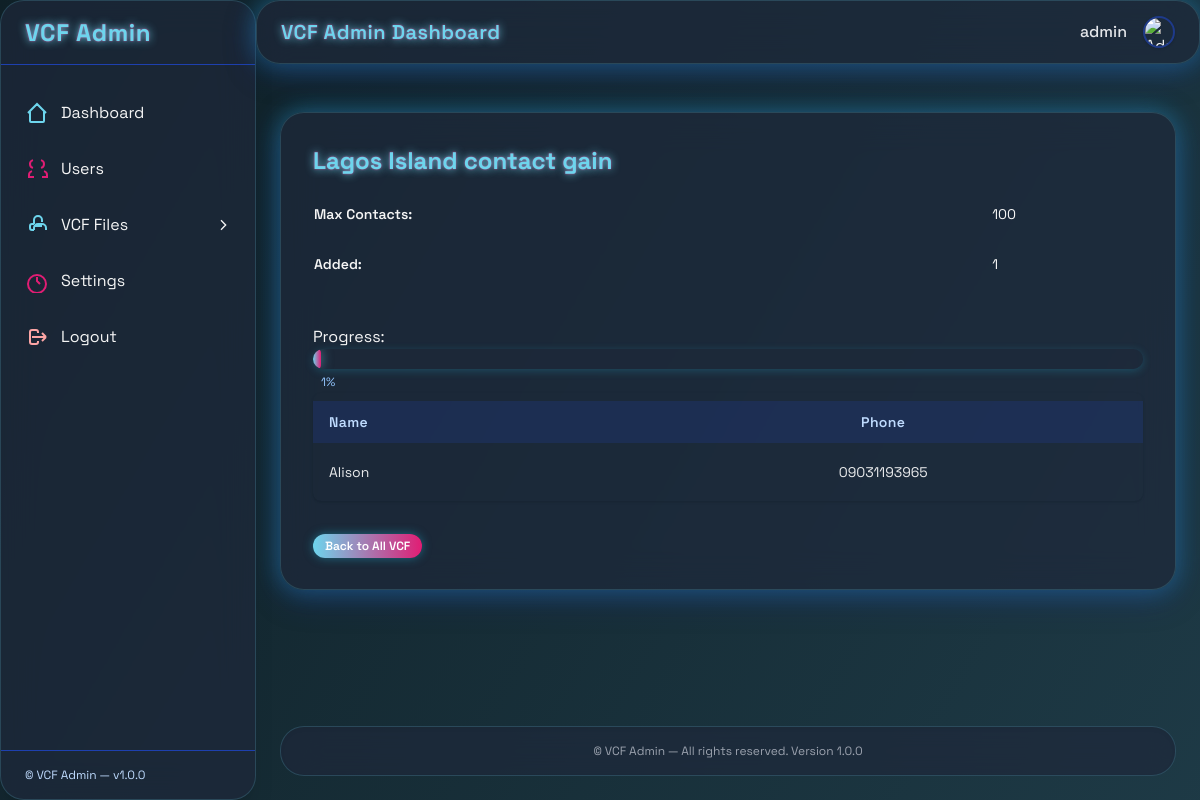
Page /customadmin/view-vcf/1/ (signed in) on the committed database.
### vcfviewer/models.py (models this page shows, shortened)
class VCFFile(models.Model):
    name = models.CharField(max_length=100, unique=True)
    max_contacts = models.PositiveIntegerField()
    created_at = models.DateTimeField(auto_now_add=True)

class Contact(models.Model):
    vcf_file = models.ForeignKey(VCFFile, on_delete=models.CASCADE, related_name='contacts')
    name = models.CharField(max_length=255)
    phone = models.CharField(max_length=20)
    class Meta:
        unique_together = ('vcf_file', 'phone')

### common/decorators.py (the view)
    @login_required(login_url='/admin/login/')
    def _wrapped_view(request, *args, **kwargs):
        if not request.user.is_staff:
            return HttpResponseForbidden("Only staff members can access this area.")
        return view_func(request, *args, **kwargs)

### customadmin/views.py (called while the page is built)
@admin_required
def view_vcf_admin(request, vcf_id):
    vcf = VCFFile.objects.get(id=vcf_id)
    contacts = vcf.contacts.all()
    current_count = contacts.count()
    progress = int((current_count / vcf.max_contacts) * 100) if vcf.max_contacts else 0
    return render(request, 'customadmin/view_vcf.html', {
        'vcf': vcf,
        'contacts': contacts,
        'current_count': current_count,
        'progress': progress,
    })

### templates/customadmin/view_vcf.html (shortened to what this page needs)
{% extends 'customadmin/base.html' %}
{% block content %}
<div class="glass p-8 w-full mt-8">
  <h1 class="text-2xl font-bold neon mb-2">{{ vcf.name }}</h1>
    <table class="min-w-full text-left text-sm mb-8 border-separate border-spacing-y-2 double-spaced-table">
        <tr>
        <td class="font-semibold pr-4">Max Contacts:</td>
        <td>{{ vcf.max_contacts }}</td>
        </tr>
        <tr>
        <td class="font-semibold pr-4">Added:</td>
        <td>{{ current_count }}</td>
        </tr>
    </table>
    <tr>
        <td class="font-semibold pr-4">Progress:</td>
        <td>
          <div class="progress-bar">
            <div class="progress-bar-inner" style="width: {{ progress }}%"></div>
          </div>
          <span class="text-xs text-blue-300 ml-2">{{ progress }}%</span>
        </td>
        </tr>
<table class="min-w-full text-left text-sm mb-8 border-separate border-spacing-y-2 double-spaced-table bg-transparent rounded-lg overflow-hidden shadow">
  <thead>
    <tr class="border-b-2 border-blue-800 bg-blue-900/30">
      <th class="py-4 px-4 font-semibold tracking-wide text-blue-200">Name</th>
      <th class="py-4 px-4 font-semibold tracking-wide text-blue-200 text-center">Phone</th>
    </tr>
  </thead>
  <tbody>
    {% for contact in contacts %}
    <tr class="hover:bg-blue-900/30 transition">
      <td class="py-4 px-4 text-white/90">{{ contact.name }}</td>
      <td class="py-4 px-4 text-white/90 text-center">{{ contact.phone }}</td>
    </tr>
    {% empty %}
    <tr>
      <td colspan="2" class="text-blue-300 py-6 text-center">No contacts yet.</td>
    </tr>
    {% endfor %}
  </tbody>
</table>
  <a href="{% url 'customadmin:all_vcf' %}" class="glass-btn text-xs px-3 py-1">Back to All VCF</a>
</div>
{% endblock %}

### templates/customadmin/base.html (shortened to what this page needs)
<!DOCTYPE html>
<html lang="en">
<head>
  <script src="https://cdn.tailwindcss.com"></script>
</head>
<body class="min-h-screen md:flex bg-slate-900">
  <aside id="sidebar" class="glass fixed inset-y-0 left-0 z-30 w-64 h-screen transform transition-transform duration-300 -translate-x-full md:fixed md:top-0 md:left-0 md:h-screen md:z-40 md:translate-x-0 md:static md:transform-none md:flex md:flex-col shadow-xl">
    <div class="flex items-center h-16 px-6 border-b border-blue-800">
      <span class="text-2xl font-bold tracking-wide neon">VCF Admin</span>
    </div>
    <nav class="flex-1 py-6 px-2 space-y-2 scrollbar overflow-y-auto md:overflow-y-visible">
      <a href="{% url 'customadmin:dashboard' %}" class="flex items-center px-4 py-3 rounded-lg hover:bg-blue-800 transition group sidebar-link">
        <svg class="w-6 h-6 mr-3 neon" fill="none" stroke="currentColor" stroke-width="2" viewBox="0 0 24 24"><path d="M3 12l2-2m0 0l7-7 7 7M5 10v10a1 1 0 001 1h3m10-11l2 2m-2-2v10a1 1 0 01-1 1h-3m-6 0h6"/></svg>
        Dashboard
      </a>
      <a href="#" class="flex items-center px-4 py-3 rounded-lg hover:bg-blue-800 transition group sidebar-link">
        <svg class="w-6 h-6 mr-3 neon-accent" fill="none" stroke="currentColor" stroke-width="2" viewBox="0 0 24 24"><path d="M17 20h5v-2a4 4 0 00-3-3.87M9 20H4v-2a4 4 0 013-3.87M16 3.13a4 4 0 010 7.75M8 3.13a4 4 0 000 7.75"/></svg>
        Users
      </a>
      <div x-data="{ open: false }" class="relative">
        <button type="button" @click="open = !open" class="flex items-center px-4 py-3 rounded-lg hover:bg-blue-800 transition group sidebar-link w-full justify-between">
          <span class="flex items-center">
            <svg class="w-6 h-6 mr-3 neon" fill="none" stroke="currentColor" stroke-width="2" viewBox="0 0 24 24"><path d="M9 17v-2a4 4 0 014-4h4a4 4 0 014 4v2M9 17H7a2 2 0 01-2-2v-2a2 2 0 012-2h2m0 0V7a4 4 0 014-4h0a4 4 0 014 4v2m-8 4h8"/></svg>
            VCF Files
          </span>
          <svg :class="{'rotate-90': open}" class="w-4 h-4 ml-2 transition-transform" fill="none" stroke="currentColor" stroke-width="2" viewBox="0 0 24 24"><path d="M9 5l7 7-7 7"/></svg>
        </button>
      </div>
      <a href="#" class="flex items-center px-4 py-3 rounded-lg hover:bg-blue-800 transition group sidebar-link">
        <svg class="w-6 h-6 mr-3 neon-accent" fill="none" stroke="currentColor" stroke-width="2" viewBox="0 0 24 24"><path d="M12 8v4l3 3m6 0a9 9 0 11-18 0 9 9 0 0118 0z"/></svg>
        Settings
      </a>
      <a href="{% url 'customadmin:logout' %}" class="flex items-center px-4 py-3 rounded-lg hover:bg-red-600 transition group mt-8 sidebar-link">
        <svg class="w-6 h-6 mr-3 text-red-300 group-hover:text-white" fill="none" stroke="currentColor" stroke-width="2" viewBox="0 0 24 24"><path d="M17 16l4-4m0 0l-4-4m4 4H7m6 4v1a2 2 0 01-2 2H7a2 2 0 01-2-2V7a2 2 0 012-2h4a2 2 0 012 2v1"/></svg>
        Logout
      </a>
    </nav>
    <div class="px-6 py-4 border-t border-blue-800 text-xs text-blue-200">
      &copy; {{ now|date:'Y' }} VCF Admin &mdash; v1.0.0
    </div>
  </aside>
  <header class="fixed top-0 left-0 right-0 z-50 glass flex items-center justify-between px-6 h-16 backdrop-blur-lg md:ml-64 transition-all duration-300">
    <div class="flex items-center">
      <span class="text-xl font-semibold neon tracking-wide">VCF Admin Dashboard</span>
    </div>
    <div class="flex items-center space-x-4">
      <span class="text-gray-200 font-medium">{{ request.user.username }}</span>
      <img src="https://img.icons8.com/ios-filled/50/1e293b/admin-settings-male.png" alt="Admin" class="w-8 h-8 rounded-full border-2 border-blue-900 shadow glass-avatar" />
    </div>
  </header>
  <main class="flex-1 flex flex-col min-h-screen transition-all duration-300 p-6 overflow-x-hidden md:ml-64 pt-20">
    {% block content %}{% endblock %}
  <footer class="glass shadow-inner py-4 px-6 text-center text-xs text-gray-400 mt-auto">
    &copy; {{ now|date:'Y' }} VCF Admin &mdash; All rights reserved. Version 1.0.0
  </footer>
  </main>
</body>
</html>

### templates/customadmin/base.html (style rules this page uses)
body { font-family: 'Space Grotesk', 'Segoe UI', Arial, sans-serif; background: linear-gradient(120deg, #0f2027 0%, #2c5364 100%); background-size: 200% 200%; animation: bgMove 18s ease-in-out infinite; color: #f5f5f5; overflow-x: hidden; }
.glass { background: rgba(30, 41, 59, 0.7); border: 1.5px solid rgba(109, 213, 237, 0.18); box-shadow: 0 8px 32px 0 rgba(31, 38, 135, 0.37), 0 0 24px #2193b0a0; backdrop-filter: blur(18px); border-radius: 1.5rem; transition: transform 0.35s cubic-bezier(.4,2,.3,1), box-shadow 0.35s; position: relative; overflow: hidden; }
.neon { color: #6dd5ed; text-shadow: 0 0 8px #6dd5ed, 0 0 2px #e11d74; }
.neon-accent { color: #e11d74; text-shadow: 0 0 8px #e11d74, 0 0 2px #6dd5ed; }
.glass-btn { background: linear-gradient(90deg, #6dd5ed 0%, #e11d74 100%); color: #fff; font-weight: 600; border-radius: 12px; padding: 0.5rem 1.25rem; box-shadow: 0 0 10px #2193b0a0; transition: all 0.3s cubic-bezier(.4,2,.3,1); border: none; outline: none; }

### templates/customadmin/view_vcf.html (style rules this page uses)
.progress-bar { width: 100%; height: 1.25rem; background: rgba(30,41,59,0.5); border-radius: 0.75rem; overflow: hidden; box-shadow: 0 2px 8px #2193b055; position: relative; }
.progress-bar-inner { height: 100%; background: linear-gradient(90deg, #6dd5ed 0%, #e11d74 100%); border-radius: 0.75rem; transition: width 0.6s cubic-bezier(.4,2,.3,1); box-shadow: 0 0 12px #6dd5ed88; }
.double-spaced-table th, .double-spaced-table td { padding-top: 0.35rem; padding-bottom: 0.35rem; line-height: 2.2; vertical-align: middle; }
.double-spaced-table tr { border-bottom-width: 2px; }

### rows in the picture
VCFFile: name "Lagos Island contact gain", max_contacts "100"
Contact: name "Alison", phone "09031193965"

### other values in the picture
{{ request.user.username }} "admin"
{{ current_count }} "1"
{{ progress }} "1"
